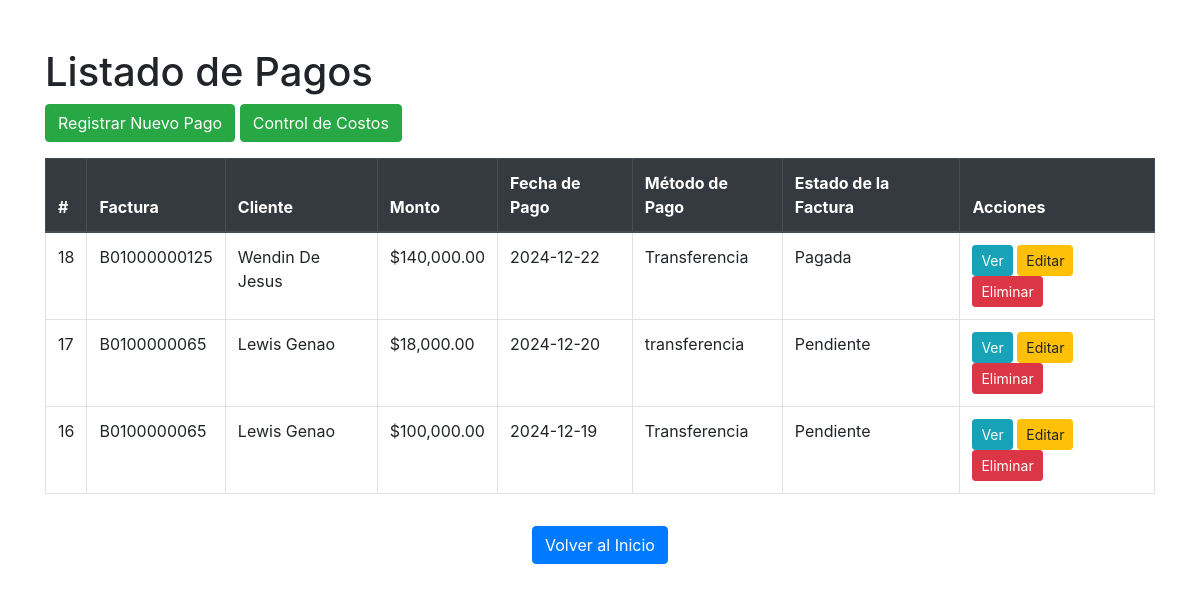
The app's page /index_pagos.php with its own data.
### tables this page shows
CREATE TABLE IF NOT EXISTS `pagos` (
  `id` int NOT NULL AUTO_INCREMENT,
  `factura_id` int NOT NULL,
  `monto` decimal(10,2) NOT NULL,
  `monto_real` decimal(10,2) NOT NULL,
  `fecha_pago` date NOT NULL,
  `metodo_pago` varchar(50) DEFAULT NULL,
  `a_quien_dirigida` varchar(255) NOT NULL,
  `beneficiario` varchar(255) NOT NULL,
  `cedula_beneficiario` varchar(20) NOT NULL,
  `concepto` varchar(255) NOT NULL,
  `condicion_comercial` enum('Persona Física','Simplificado','Informal') NOT NULL,
  `factura_beneficiario` varchar(255) DEFAULT NULL,
  PRIMARY KEY (`id`),
  KEY `factura_id` (`factura_id`),
  CONSTRAINT `pagos_ibfk_1` FOREIGN KEY (`factura_id`) REFERENCES `facturas` (`id`) ON DELETE CASCADE
);

CREATE TABLE IF NOT EXISTS `facturas` (
  `id` int NOT NULL AUTO_INCREMENT,
  `presupuesto_id` int NOT NULL,
  `cliente_id` int NOT NULL,
  `numero_factura` varchar(20) NOT NULL,
  `fecha_emision` date NOT NULL,
  `estado` enum('pagada','pendiente') DEFAULT 'pendiente',
  `total` decimal(10,2) NOT NULL,
  PRIMARY KEY (`id`),
  UNIQUE KEY `numero_factura` (`numero_factura`),
  KEY `presupuesto_id` (`presupuesto_id`),
  KEY `cliente_id` (`cliente_id`),
  CONSTRAINT `facturas_ibfk_1` FOREIGN KEY (`presupuesto_id`) REFERENCES `presupuesto` (`id`) ON DELETE CASCADE,
  CONSTRAINT `facturas_ibfk_2` FOREIGN KEY (`cliente_id`) REFERENCES `clientes` (`id`) ON DELETE CASCADE
);

CREATE TABLE IF NOT EXISTS `clientes` (
  `id` int NOT NULL AUTO_INCREMENT,
  `client_name` varchar(255) NOT NULL,
  `client_company` varchar(255) DEFAULT NULL,
  `client_email` varchar(255) NOT NULL,
  `client_phone` varchar(20) DEFAULT NULL,
  `created_at` timestamp NOT NULL DEFAULT CURRENT_TIMESTAMP,
  PRIMARY KEY (`id`)
);

### includes/database.php (called while the page is built, shortened)
<?php
class MySqli_DB {
    private $con;
    public $query_id;
    public function db_connect() {
        $this->con = mysqli_connect(DB_HOST, DB_USER, DB_PASS, DB_NAME);
    }
    public function query($sql) {
        if (trim($sql != "")) {
            $this->query_id = $this->con->query($sql);
        }
        return $this->query_id;
    }
}
$db = new MySqli_DB();
?>

### index_pagos.php (the view, shortened to what this page needs)
<?php
require_once 'includes/load.php';
$query_pagos = "
    SELECT p.id, f.numero_factura, c.client_name, p.monto, p.fecha_pago, p.metodo_pago, f.estado
    FROM pagos p
    JOIN facturas f ON p.factura_id = f.id
    JOIN clientes c ON f.cliente_id = c.id
    ORDER BY p.fecha_pago DESC";
$result_pagos = $db->query($query_pagos);
?>
<!DOCTYPE html>
<html lang="es">
<head>
    <link rel="stylesheet" href="https://maxcdn.bootstrapcdn.com/bootstrap/4.5.2/css/bootstrap.min.css">
</head>
<body>
    <div class="container mt-5">
        <h1>Listado de Pagos</h1>
        <div class="mb-3">
        <a href="registros_pagos.php" class="btn btn-success mb-3">Registrar Nuevo Pago</a>
            <a href="index_costos.php" class="btn btn-success mb-3">Control de Costos</a>
        <table class="table table-bordered">
            <thead class="thead-dark">
                <tr>
                    <th>#</th>
                    <th>Factura</th>
                    <th>Cliente</th>
                    <th>Monto</th>
                    <th>Fecha de Pago</th>
                    <th>Método de Pago</th>
                    <th>Estado de la Factura</th>
                    <th>Acciones</th>
                </tr>
            </thead>
            <tbody>
                <?php if ($result_pagos->num_rows > 0): ?>
                    <?php while ($pago = $result_pagos->fetch_assoc()): ?>
                        <tr>
                            <td><?php echo $pago['id']; ?></td>
                            <td><?php echo $pago['numero_factura']; ?></td>
                            <td><?php echo htmlspecialchars($pago['client_name']); ?></td>
                            <td>$<?php echo number_format($pago['monto'], 2); ?></td>
                            <td><?php echo $pago['fecha_pago']; ?></td>
                            <td><?php echo htmlspecialchars($pago['metodo_pago'] ?? 'N/A'); ?></td>
                            <td><?php echo ucfirst($pago['estado']); ?></td>
                            <td>
                                <a href="ver_pago.php?id=<?php echo $pago['id']; ?>" class="btn btn-sm btn-info">Ver</a>
                                <a href="editar_pago.php?id=<?php echo $pago['id']; ?>" class="btn btn-sm btn-warning">Editar</a>
                                <a href="eliminar_pago.php?id=<?php echo $pago['id']; ?>" class="btn btn-sm btn-danger" onclick="return confirm('¿Estás seguro de eliminar este pago?');">Eliminar</a>
                            </td>
                        </tr>
                    <?php endwhile; ?>
                <?php else: ?>
                    <tr>
                        <td colspan="8" class="text-center">No hay pagos registrados.</td>
                    </tr>
                <?php endif; ?>
            </tbody>
        </table>
    </div>
<div class="text-center">
    <a href="home.php" class="btn btn-primary mt-3">Volver al Inicio</a>
</div>
</body>
</html>

### records on screen
pagos: id "18", factura.numero_factura "B01000000125", clientes.client_name "Wendin De Jesus", monto "140,000.00", fecha_pago "2024-12-22", metodo_pago "Transferencia", factura.estado "Pagada"
pagos: id "17", factura.numero_factura "B0100000065", clientes.client_name "Lewis Genao", monto "18,000.00", fecha_pago "2024-12-20", metodo_pago "transferencia", factura.estado "Pendiente"
pagos: id "16", factura.numero_factura "B0100000065", clientes.client_name "Lewis Genao", monto "100,000.00", fecha_pago "2024-12-19", metodo_pago "Transferencia", factura.estado "Pendiente"
